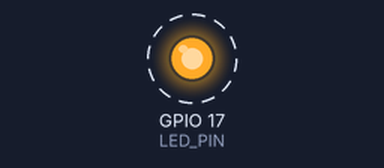
Simulated run of this program. Board: Raspberry Pi (BCM pin numbers). On the bench: output pins drawn as LEDs (lit = HIGH). Dashed ring = blinking. What the program prints to the terminal is not drawn.

Above: at 0.2 s.
Timing chart, 0 to 3.0 s (numbered marks = the images above):
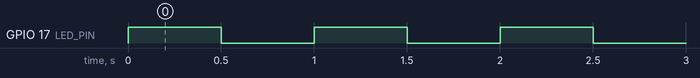

The program:

PI.py
```python
import RPi.GPIO as GPIO
import time

LED_PIN = 17  # Vyhni se GPIO0 a GPIO1

GPIO.setmode(GPIO.BCM)
GPIO.setup(LED_PIN, GPIO.OUT)

try:
    while True:
        GPIO.output(LED_PIN, GPIO.HIGH)
        time.sleep(0.5)
        print("blik")
        GPIO.output(LED_PIN, GPIO.LOW)
        time.sleep(0.5)

except KeyboardInterrupt:
    print("Program přerušen uživatelem.")

finally:
    GPIO.cleanup()
    print("GPIO piny byly uvolněny.")
```

Measured:
- by itself, GPIO 17 (LED_PIN): alternates HIGH for 0.50 s and LOW for 0.50 s
